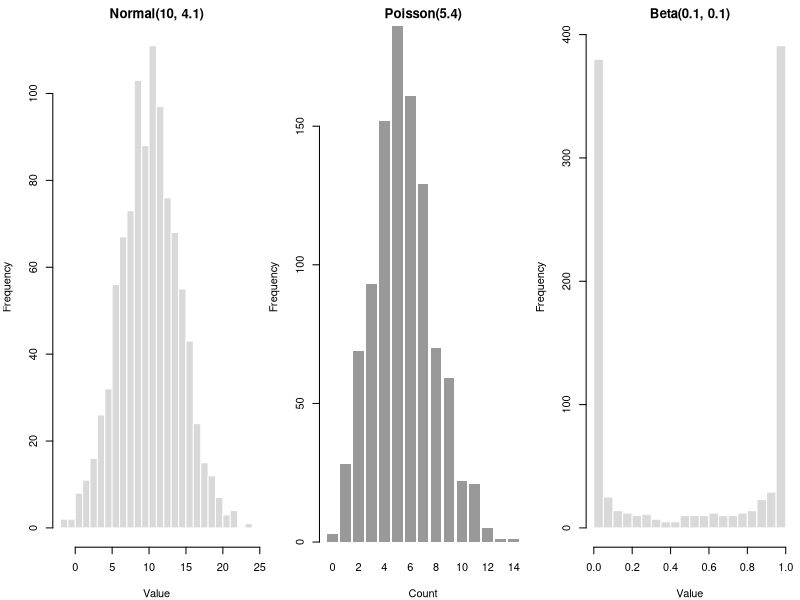
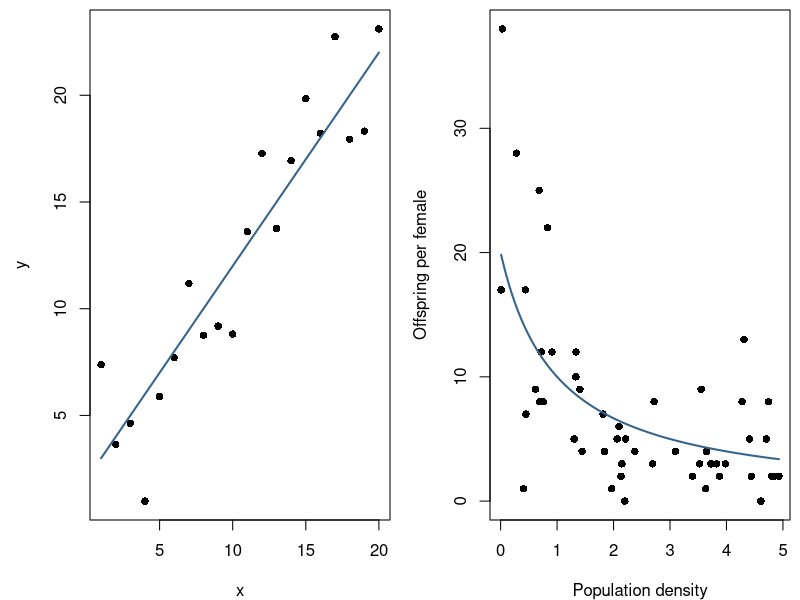
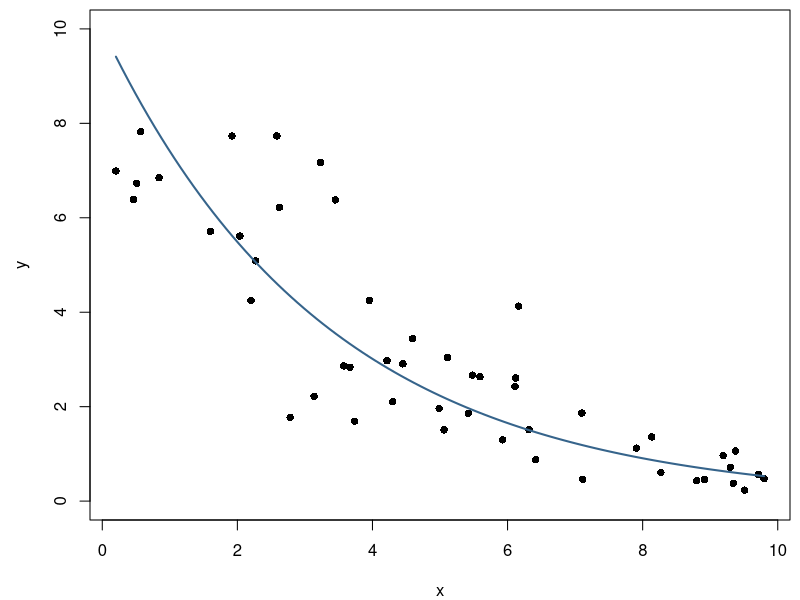
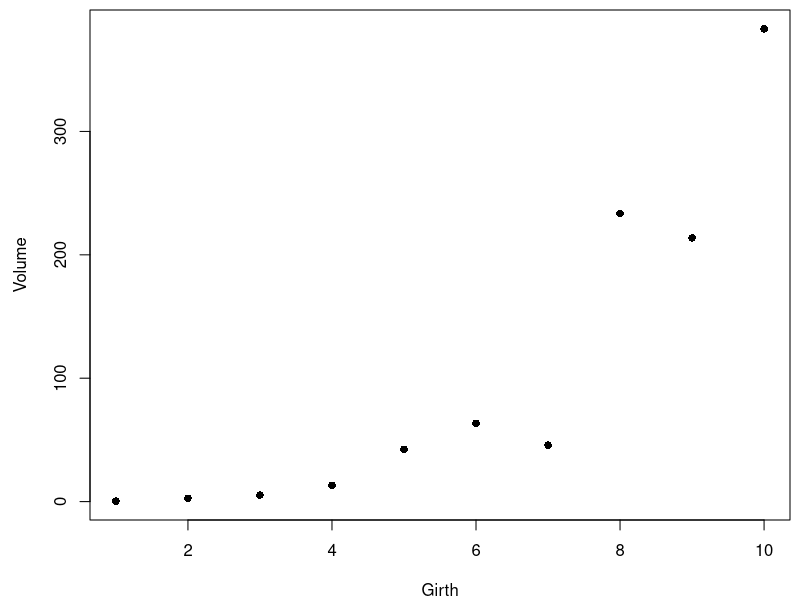
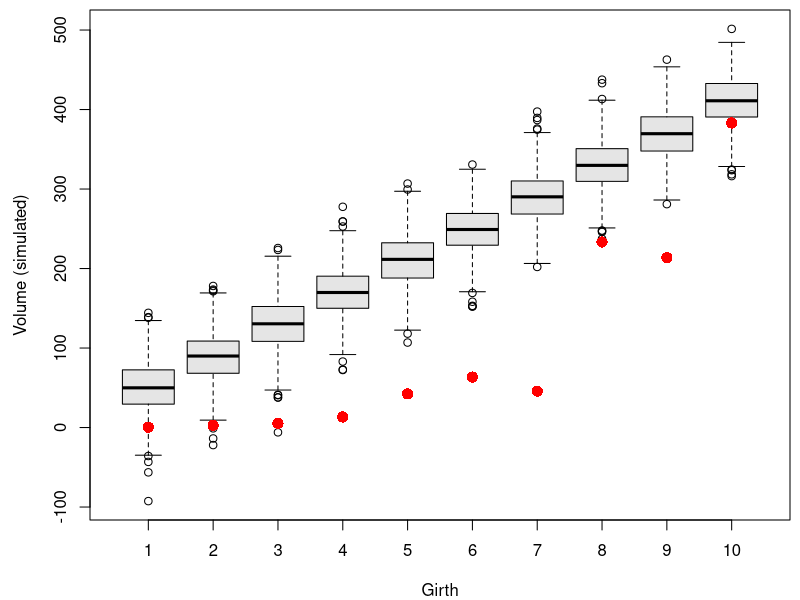
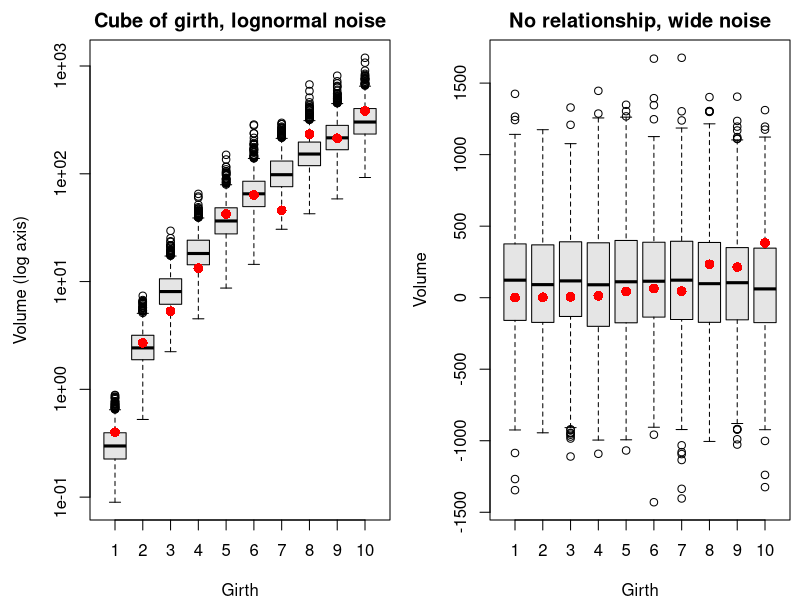
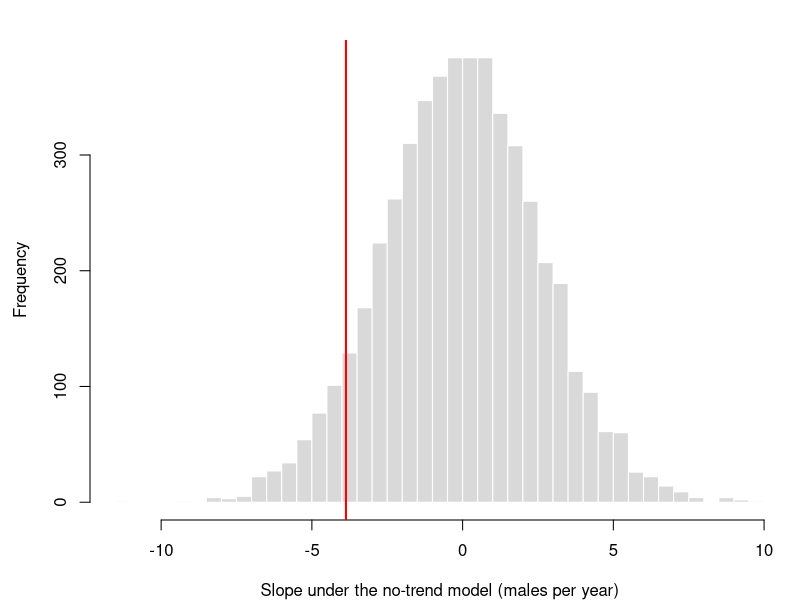
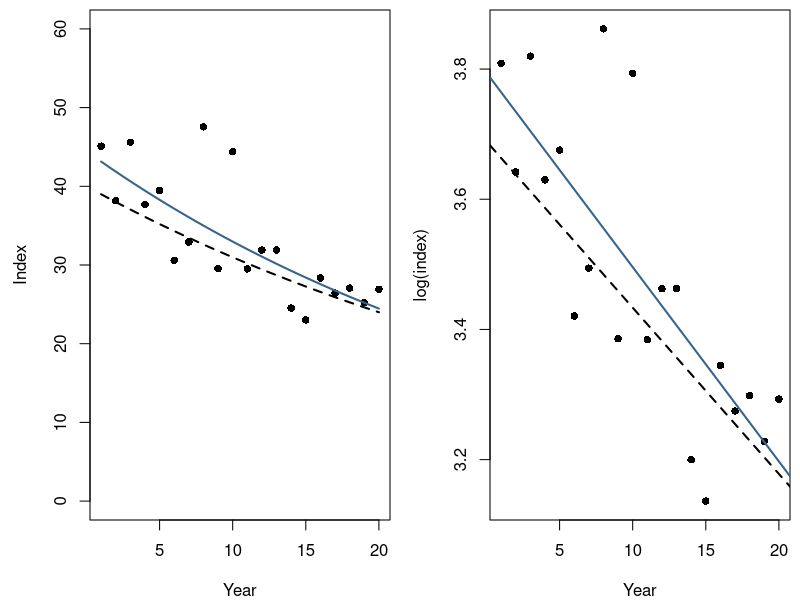

Source code (R) for these figures, in order:
#  NRES 746, Week 5: Simulating data from a model ------------------------------
#  Code from Week5_SimulatingData.html. Base R only.

# SIMULATING DATA FROM A MODEL ==================================================

# 2. WOD: choosing a data-generating model -------------------------------------
#  lek counts: mu_t = a exp(-b t), Y_t ~ NegBin(mu_t, k), with a = 55, b = 0.06, k = 8

set.seed(746)
yr <- 0:19
mu_lek <- 55 * exp(-0.06 * yr)                    # deterministic: expected count
lek <- rnbinom(20, mu = mu_lek, size = 8)         # stochastic: noise around it
lek
#  [PAUSE] data sets 2 (nest fate vs. cover) and 3 (chick mass vs. forbs): which function, which noise?

# 3. Random number generators --------------------------------------------------

set.seed(3)
rnorm(5, mean = 10, sd = 4.1)
rpois(5, lambda = 5.4)
round(rbeta(5, shape1 = 0.1, shape2 = 0.1), 3)

par(mfrow = c(1, 3), mar = c(4, 4, 2, 0.5))
hist(rnorm(1000, 10, 4.1), breaks = 30, col = "grey85", border = "white",
     main = "Normal(10, 4.1)", xlab = "Value")
barplot(table(rpois(1000, 5.4)), col = "grey60", border = NA,
        main = "Poisson(5.4)", xlab = "Count", ylab = "Frequency")
hist(rbeta(1000, 0.1, 0.1), breaks = 30, col = "grey85", border = "white",
     main = "Beta(0.1, 0.1)", xlab = "Value")
par(mfrow = c(1, 1))

# 4. Signal and noise -----------------------------------------------------------
#  linear: mu = a + b x, Y ~ Normal(mu, sigma)

x_lin <- 1:20
a <- 2
b <- 1
y_det <- a + b * x_lin                            # deterministic part
set.seed(1001)
y_lin <- rnorm(20, mean = y_det, sd = 2)          # stochastic part

#  hyperbolic: mu = a b / (b + x), Y ~ NegBin(mu, k); variance mu + mu^2 / k

a <- 20
b <- 1
k <- 5
set.seed(1001)
x_hyp <- runif(50, min = 0, max = 5)              # densities sampled from the field
mu_hyp <- a * b / (b + x_hyp)
y_hyp <- rnbinom(50, mu = mu_hyp, size = k)

par(mfrow = c(1, 2), mar = c(4, 4.5, 0.5, 0.5))
plot(x_lin, y_lin, pch = 16, xlab = "x", ylab = "y")
lines(x_lin, y_det, lwd = 2, col = "steelblue4")
plot(x_hyp, y_hyp, pch = 16, xlab = "Population density", ylab = "Offspring per female")
curve(a * b / (b + x), add = TRUE, lwd = 2, col = "steelblue4")
par(mfrow = c(1, 1))

#  mu = a exp(-b x), Y ~ Gamma(shape = s, scale = mu / s): gamma mean = shape * scale = mu
a <- 10
b <- 0.3
s <- 4
set.seed(1002)
x_gam <- runif(50, min = 0, max = 10)
mu_gam <- a * exp(-b * x_gam)
y_gam <- rgamma(50, shape = s, scale = mu_gam / s)
plot(x_gam, y_gam, pch = 16, xlab = "x", ylab = "y",
     ylim = c(0, max(a, y_gam)))
curve(a * exp(-b * x), add = TRUE, lwd = 2, col = "steelblue4")
#  [PAUSE] exponential decline with normal, Poisson, lognormal noise: which spreads shrink with the mean?

# 5. Many replicates: could this model have produced our data? -----------------

tree_data <- data.frame(girth = 1:10,
                        volume = c(0.4, 2.7, 5.3, 13.3, 42.4,
                                   63.5, 45.8, 233.4, 213.7, 383.1))
plot(volume ~ girth, data = tree_data, pch = 16, xlab = "Girth", ylab = "Volume")

#  straight line: Volume ~ Normal(10 + 40 girth, 31)
set.seed(31)
n_sim <- 1000
sim_vol <- replicate(n_sim, rnorm(10, mean = 10 + 40 * tree_data$girth, sd = 31))
boxplot(t(sim_vol), names = tree_data$girth, col = "grey90",
        xlab = "Girth", ylab = "Volume (simulated)")
points(1:10, tree_data$volume, pch = 16, col = "red", cex = 1.5)

#  log(Volume) ~ Normal(log 0.3 + 3 log girth, 0.4), and Volume ~ Normal(100, 400)
sim_cube <- replicate(n_sim, exp(rnorm(10, log(0.3) + 3 * log(tree_data$girth), 0.4)))
sim_null <- replicate(n_sim, rnorm(10, mean = 100, sd = 400))

par(mfrow = c(1, 2), mar = c(4, 4.5, 2, 0.5))
boxplot(t(sim_cube), names = tree_data$girth, col = "grey90", log = "y",
        xlab = "Girth", ylab = "Volume (log axis)", main = "Cube of girth, lognormal noise")
points(1:10, tree_data$volume, pch = 16, col = "red", cex = 1.3)
boxplot(t(sim_null), names = tree_data$girth, col = "grey90",
        xlab = "Girth", ylab = "Volume", main = "No relationship, wide noise")
points(1:10, tree_data$volume, pch = 16, col = "red", cex = 1.3)
par(mfrow = c(1, 1))
#  [PAUSE] the no-relationship model also covers every point. is it as good as the geometric one?

# 6. A null hypothesis is a data-generating model ------------------------------

t8 <- yr[1:8]
y8 <- lek[1:8]
slope_obs <- unname(coef(lm(y8 ~ t8))[2])         # males per year
slope_obs

#  no trend: constant mean (the 8-year average), same NegBin noise (k = 8)
set.seed(5)
null_slopes <- replicate(5000, {
  y_null <- rnbinom(8, mu = mean(y8), size = 8)
  coef(lm(y_null ~ t8))[2]
})
p_8 <- mean(null_slopes <= slope_obs)             # fraction at least as steep
p_8

hist(null_slopes, breaks = 50, col = "grey85", border = "white", main = "",
     xlab = "Slope under the no-trend model (males per year)")
abline(v = slope_obs, col = "red", lwd = 2)

#  same simulation with ten years
t10 <- yr[1:10]
y10 <- lek[1:10]
slope_10 <- unname(coef(lm(y10 ~ t10))[2])
set.seed(5)
null_10 <- replicate(5000, coef(lm(rnbinom(10, mu = mean(y10), size = 8) ~ t10))[2])
mean(null_10 <= slope_10)

# TRENDS ON THE LOG SCALE =======================================================

# 1. The lognormal distribution ------------------------------------------------
#  median = exp(m), mean = exp(m + s^2 / 2), SD = sqrt(exp(s^2) - 1) * mean

s <- 0.15
median_I <- c(40, 24)                             # year 0 and year 20
mean_I <- median_I * exp(s^2 / 2)
sd_I <- mean_I * sqrt(exp(s^2) - 1)
data.frame(year = c(0, 20), median = median_I,
           mean = round(mean_I, 2), sd = round(sd_I, 2))

# 2. Fitting an exponential trend with a straight line --------------------------
#  I_t = I0 lambda^t exp(e_t)  ->  log I_t = log I0 + b t + e_t, b = log(lambda)

I0 <- 40
sigma <- 0.15
b_true <- log(0.6) / 20                           # 40% decline over 20 years
t_yr <- 1:20

set.seed(2201)
idx <- I0 * exp(b_true * t_yr + rnorm(20, 0, sigma))
fit_idx <- lm(log(idx) ~ t_yr)
coef(fit_idx)

b_hat <- unname(coef(fit_idx)["t_yr"])
par(mfrow = c(1, 2), mar = c(4, 4.5, 0.5, 0.5))
plot(t_yr, idx, pch = 16, ylim = c(0, 60), xlab = "Year", ylab = "Index")
curve(I0 * exp(b_true * x), add = TRUE, lty = 2, lwd = 2)
curve(exp(coef(fit_idx)[1] + b_hat * x), add = TRUE, lwd = 2, col = "steelblue4")
plot(t_yr, log(idx), pch = 16, xlab = "Year", ylab = "log(index)")
abline(log(I0), b_true, lty = 2, lwd = 2)
abline(fit_idx, lwd = 2, col = "steelblue4")
par(mfrow = c(1, 1))

exp(b_hat)                                        # fraction kept each year
1 - exp(20 * b_hat)                               # estimated decline over 20 years

# 3. What a confidence interval promises ----------------------------------------

confint(fit_idx, "t_yr", level = 0.90)
#  [PAUSE] widget: how close to 90% is the coverage? what changes under process noise?
